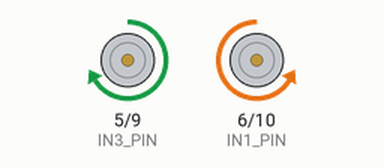
Bench run of a sketch on a simulated Arduino Nano, built with avr-gcc and run on an emulated ATmega328P. On the bench: motor-driver pin pairs drawn as motors (green arrow = first pin HIGH = forward, orange = second pin HIGH = backward, longer = more drive).

Above: at 0.1 s.
At 12.1 s:
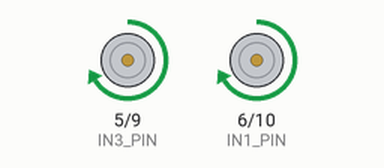
At 25.1 s:
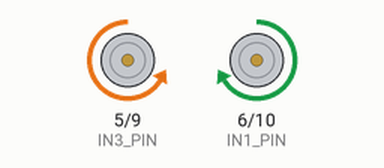
At 35.1 s:
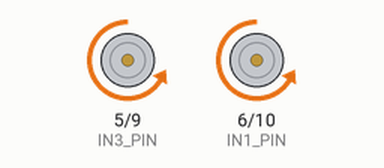
Timing chart, 0 to 39.5 s (numbered marks = the images above):
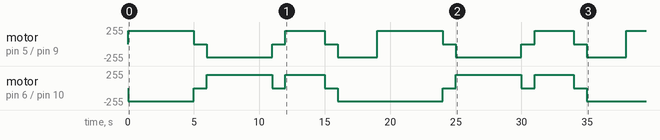

The sketch:

Motor_Test.ino
```cpp
#define IN1_PIN 6
#define IN2_PIN 10
#define IN3_PIN 5
#define IN4_PIN 9

void setup() {
  Serial.begin(9600);
  pinMode(IN1_PIN, OUTPUT);
  digitalWrite(IN1_PIN, LOW); // When not sending PWM, we want it low
  pinMode(IN2_PIN, OUTPUT);
  digitalWrite(IN2_PIN, LOW); // When not sending PWM, we want it low
  pinMode(IN3_PIN, OUTPUT);
  digitalWrite(IN3_PIN, LOW); // When not sending PWM, we want it low
  pinMode(IN4_PIN, OUTPUT);
  digitalWrite(IN4_PIN, LOW); // When not sending PWM, we want it low
}

void loop() {
  analogWrite(IN1_PIN, LOW);
  analogWrite(IN2_PIN, 200);
  analogWrite(IN3_PIN, 200);
  analogWrite(IN4_PIN, LOW);
  delay(5000);
  //******** ******************************//forward
  analogWrite(IN1_PIN, LOW);
  analogWrite(IN2_PIN, LOW);
  analogWrite(IN3_PIN, LOW);
  analogWrite(IN4_PIN, LOW);
  delay(1000);//********************************************//stop
  analogWrite(IN1_PIN, 200);
  analogWrite(IN2_PIN, LOW);
  analogWrite(IN3_PIN, LOW);
  analogWrite(IN4_PIN, 200);
  delay(5000);//*********************************************//back
  analogWrite(IN1_PIN, LOW);
  analogWrite(IN2_PIN, LOW);
  analogWrite(IN3_PIN, LOW);
  analogWrite(IN4_PIN, LOW);
  delay(1000);
  //******* ***************************************//stop
  analogWrite(IN1_PIN, 200);
  analogWrite(IN2_PIN, LOW);
  analogWrite(IN3_PIN, 200);
  analogWrite(IN4_PIN, LOW);
  delay(3000);
  //*******************************************//left
  analogWrite(IN1_PIN, LOW);
  analogWrite(IN2_PIN, LOW);
  analogWrite(IN3_PIN, LOW);
  analogWrite(IN4_PIN, LOW);
  delay(1000); //*******************************************//stop
  analogWrite(IN1_PIN, LOW);
  analogWrite(IN2_PIN, 200);
  analogWrite(IN3_PIN, LOW);
  analogWrite(IN4_PIN, 200);
  delay(3000);//*** ***************************************//right
}
```

Measured:
- by itself, motor on pin 5 (IN3_PIN) / pin 9 (IN4_PIN): stopped → forward 200/255 at 0.00 s, → stopped 5.0 s later, → backward 200/255 1.0 s later, → stopped 5.0 s later, … (15 changes in this stretch)
- by itself, motor on pin 6 (IN1_PIN) / pin 10 (IN2_PIN): stopped → backward 200/255 at 0.00 s, → stopped 5.0 s later, → forward 200/255 1.0 s later, → stopped 5.0 s later, … (13 changes in this stretch)
